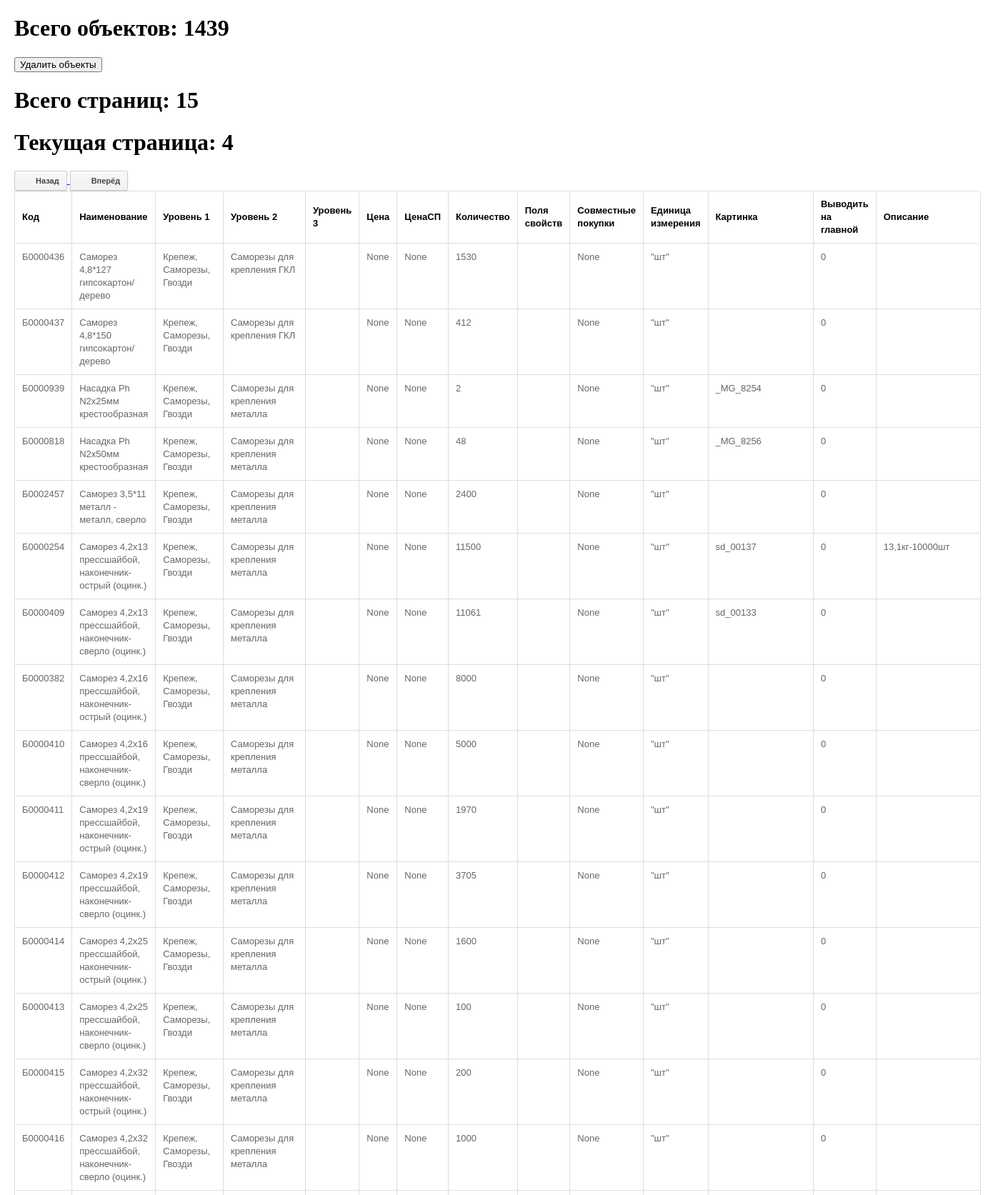
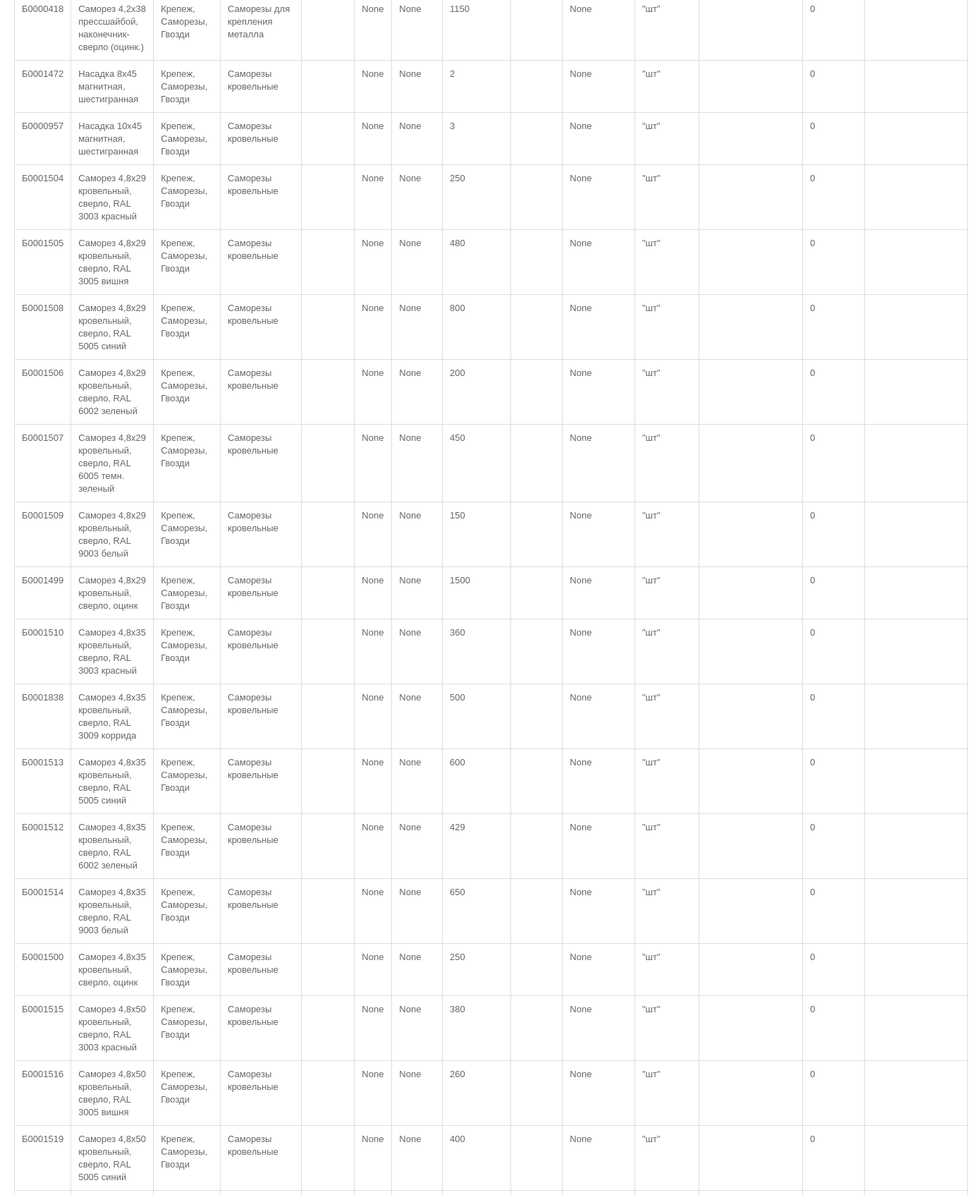
The page /api/objects/?page=4 (upper part) on the database its author committed (2 pictures, top to bottom).
### service_app/models.py (models this page shows, shortened)
class CSVObject(models.Model):
    code = models.CharField(max_length=15, verbose_name='Код', blank=True)
    name = models.CharField(max_length=100, verbose_name='Наименование', blank=True)
    level_1 = models.CharField(max_length=50, verbose_name='Уровень 1', blank=True)
    level_2 = models.CharField(max_length=50, verbose_name='Уровень 2', blank=True)
    level_3 = models.CharField(max_length=50, verbose_name='Уровень 3', blank=True)
    price = models.DecimalField(max_digits=10, decimal_places=5, null=True, verbose_name='Цена')
    price_sp = models.DecimalField(max_digits=10, decimal_places=5, null=True, verbose_name='Цена СП')
    amount = models.IntegerField(null=True, verbose_name='Количество')
    fields_of_options = models.TextField(verbose_name='Поля свойств', blank=True)
    joint_purchases = models.IntegerField(null=True, verbose_name='Совместные покупки')
    unit = models.CharField(max_length=15, verbose_name='Единица измерения', blank=True)
    image = models.CharField(max_length=100, verbose_name='Картинка', blank=True)
    show_on_main_page = models.IntegerField(null=True, verbose_name='Выводить на главной', blank=True)
    description = models.TextField(verbose_name='Описание', blank=True)
    class Meta:
        verbose_name = "CSVObject"
        verbose_name_plural = "CSVObjects"

### service_app/views.py (the view, shortened to what this page needs)
class ListCSVFileView(mixins.CreateModelMixin, viewsets.ReadOnlyModelViewSet):
    queryset = CSVObject.objects.all()
    permission_classes = (permissions.AllowAny,)
    serializer_class = CSVObjectSerializer
    pagination_class = CustomPagination
    renderer_classes = [TemplateHTMLRenderer]
    template_name = 'roundedtable.html'
    def list(self, request, *args, **kwargs):
        page = self.paginate_queryset(self.queryset)
        if page is not None:
            serializer = self.get_serializer(page, many=True)
            return self.get_paginated_response(serializer.data)
        return Response({'content': CSVObjectSerializer(self.queryset, many=True).data},
                        template_name=self.template_name, status=status.HTTP_200_OK)

### service_app/views.py (called while the page is built)
    def get_paginated_response(self, data):
        return Response({
            'links': {
                'next': self.get_next_link(),
                'previous': self.get_previous_link()
            },
            'count': self.page.paginator.count,
            'content': data,
            'total_pages': self.page.paginator.num_pages,
            'page_number': self.page.number,
        })

### templates/roundedtable.html (shortened to what this page needs)
<!DOCTYPE html>
{% load static %}
<html>
<head>
    <link rel="stylesheet" href="{% static 'css/style.css' %}">
</head>
<body>
<h1>Всего объектов: {{count}}</h1>
<form action="" method="post">
    <input type="submit" value="Удалить объекты"/>
</form>
<h1>Всего страниц: {{total_pages}}</h1>
<h1>Текущая страница: {{page_number}}</h1>
{% if links.previous %}
<a type="button" href="{{links.previous}}">
    <button><i class="icon-chevron-left"></i>Назад</button>
</a>
{% endif %}
{% if links.next %}
<a type="button" href="{{links.next}}">
    <button><i class="icon-chevron-right"></i>Вперёд</button>
</a>
{% endif %}
<table>
    <thead>
    <tr>
        <th>Код</th>
        <th>Наименование</th>
        <th>Уровень 1</th>
        <th>Уровень 2</th>
        <th>Уровень 3</th>
        <th>Цена</th>
        <th>ЦенаСП</th>
        <th>Количество</th>
        <th>Поля свойств</th>
        <th>Совместные покупки</th>
        <th>Единица измерения</th>
        <th>Картинка</th>
        <th>Выводить на главной</th>
        <th>Описание</th>
    </tr>
    </thead>
    <tbody>
    {% for object in content %}
    <tr>
        <td>{{object.code}}</td>
        <td>{{object.name}}</td>
        <td>{{object.level_1}}</td>
        <td>{{object.level_2}}</td>
        <td>{{object.level_3}}</td>
        <td>{{object.price}}</td>
        <td>{{object.price_sp}}</td>
        <td>{{object.amount}}</td>
        <td>{{object.fields_of_options}}</td>
        <td>{{object.joint_purchases}}</td>
        <td>{{object.unit}}</td>
        <td>{{object.image}}</td>
        <td>{{object.show_on_main_page}}</td>
        <td>{{object.description}}</td>
    </tr>
    {% endfor %}
    </tbody>
</table>
</body>
</html>

### static/css/style.css (style rules this page uses)
body { margin: 20px; padding: 0; }
button { display: inline-block; *display: inline; padding: 3px 10px; margin-bottom: 0; *margin-left: .3em; font-size: 11px; font-weight: bold; line-height: 20px; *line-height: 20px; color: #444444; text-align: center; vertical-align: middle; cursor: pointer; background-color: #f1f1f1; *background-color: #f1f1f1; background-image: -webkit-gradient(linear, 0 0, 0 100%, from(#f8f8f8), to(#f1f1f1)); background-image: -webkit-linear-gradient(top, #f8f8f8, #f1f1f1); background-image: -o-linear-gradient(top, #f8f8f8, #f1f1f1); background-image: linear-gradient(to bottom, #f8f8f8, #f1f1f1); background-image: -moz-linear-gradient(top, #f8f8f8, #f1f1f1); background-repeat: repeat-x; border: 1px solid #cccccc; *border: 0; -webkit-border-radius: 2px; -moz-border-radius: 2px; border-radius: 2px; filter: progid:dximagetransform.microsoft.gradient(startColorstr='#f8f8f8', endColorstr='#f1f1f1', GradientType=0); *zoom: 1; -webkit-box-shadow: inset 0 1px 0 rgba(255, 255, 255, 1), 0 1px 2px rgba(0, 0, 0, 0.1); -moz-box-shadow: inset 0 1px 0 rgba(255, 255, 255, 1), 0 1px 2px rgba(0, 0, 0, 0.1); box-shadow: inset 0 1px 0 rgba(255, 255, 255, 1), 0 1px 2px rgba(0, 0, 0, 0.1); }
[class^="icon-"], [class*=" icon-"] { display: inline-block; width: 14px; height: 14px; margin-top: 1px; margin-right: 5px; *margin-right: .3em; line-height: 14px; vertical-align: text-top; background-image: url("glyphicons-halflings.png"); background-position: 14px 14px; background-repeat: no-repeat; }
table { width: 100%; margin-bottom: 18px; padding: 0; font-size: 13px; border: 1px solid #dddddd; border-spacing: 0; border-collapse: separate; -webkit-border-radius: 5px; -moz-border-radius: 5px; border-radius: 5px; color: #666666; font-family: Arial; }
table th, table td { padding: 10px 10px 9px; line-height: 18px; text-align: left; }
table th { padding-top: 9px; font-weight: bold; vertical-align: middle; color: black; }
table td { vertical-align: top; border-top: 1px solid #ddd; }
table th+th,table td+td,table th+td { border-left: 1px solid #ddd; }
table thead tr:first-child th:first-child, table tbody tr:first-child td:first-child { -webkit-border-radius: 5px 0 0 0; -moz-border-radius: 5px 0 0 0; border-radius: 5px 0 0 0; }
table thead tr:first-child th:last-child, table tbody tr:first-child td:last-child { -webkit-border-radius: 0 5px 0 0; -moz-border-radius: 0 5px 0 0; border-radius: 0 5px 0 0; }
.icon-chevron-left { background-position: -432px -72px; }
.icon-chevron-right { background-position: -456px -72px; }

### rows shown on the page
CSVObject: code "Б0000436", name "Саморез 4,8*127 гипсокартон/дерево", level_1 "Крепеж, Саморезы, Гвозди", level_2 "Саморезы для крепления ГКЛ", unit "\"шт\""
CSVObject: code "Б0000437", name "Саморез 4,8*150 гипсокартон/дерево", level_1 "Крепеж, Саморезы, Гвозди", level_2 "Саморезы для крепления ГКЛ", unit "\"шт\""
CSVObject: code "Б0000939", name "Насадка Ph N2х25мм крестообразная", level_1 "Крепеж, Саморезы, Гвозди", level_2 "Саморезы для крепления металла", unit "\"шт\"", image "_MG_8254"
CSVObject: code "Б0000818", name "Насадка Ph N2х50мм крестообразная", level_1 "Крепеж, Саморезы, Гвозди", level_2 "Саморезы для крепления металла", unit "\"шт\"", image "_MG_8256"
CSVObject: code "Б0002457", name "Саморез 3,5*11 металл - металл, сверло", level_1 "Крепеж, Саморезы, Гвозди", level_2 "Саморезы для крепления металла", unit "\"шт\""
CSVObject: code "Б0000254", name "Саморез 4,2х13 прессшайбой, наконечник-острый (оцинк.)", level_1 "Крепеж, Саморезы, Гвозди", level_2 "Саморезы для крепления металла", unit "\"шт\"", image "sd_00137", description "13,1кг-10000шт"
CSVObject: code "Б0000409", name "Саморез 4,2х13 прессшайбой, наконечник-сверло (оцинк.)", level_1 "Крепеж, Саморезы, Гвозди", level_2 "Саморезы для крепления металла", unit "\"шт\"", image "sd_00133"
CSVObject: code "Б0000382", name "Саморез 4,2х16 прессшайбой, наконечник-острый (оцинк.)", level_1 "Крепеж, Саморезы, Гвозди", level_2 "Саморезы для крепления металла", unit "\"шт\""
CSVObject: code "Б0000410", name "Саморез 4,2х16 прессшайбой, наконечник-сверло (оцинк.)", level_1 "Крепеж, Саморезы, Гвозди", level_2 "Саморезы для крепления металла", unit "\"шт\""
CSVObject: code "Б0000411", name "Саморез 4,2х19 прессшайбой, наконечник-острый (оцинк.)", level_1 "Крепеж, Саморезы, Гвозди", level_2 "Саморезы для крепления металла", unit "\"шт\""
CSVObject: code "Б0000412", name "Саморез 4,2х19 прессшайбой, наконечник-сверло (оцинк.)", level_1 "Крепеж, Саморезы, Гвозди", level_2 "Саморезы для крепления металла", unit "\"шт\""
CSVObject: code "Б0000414", name "Саморез 4,2х25 прессшайбой, наконечник-острый (оцинк.)", level_1 "Крепеж, Саморезы, Гвозди", level_2 "Саморезы для крепления металла", unit "\"шт\""
CSVObject: code "Б0000413", name "Саморез 4,2х25 прессшайбой, наконечник-сверло (оцинк.)", level_1 "Крепеж, Саморезы, Гвозди", level_2 "Саморезы для крепления металла", unit "\"шт\""
CSVObject: code "Б0000415", name "Саморез 4,2х32 прессшайбой, наконечник-острый (оцинк.)", level_1 "Крепеж, Саморезы, Гвозди", level_2 "Саморезы для крепления металла", unit "\"шт\""
CSVObject: code "Б0000416", name "Саморез 4,2х32 прессшайбой, наконечник-сверло (оцинк.)", level_1 "Крепеж, Саморезы, Гвозди", level_2 "Саморезы для крепления металла", unit "\"шт\""
CSVObject: code "Б0000418", name "Саморез 4,2х38 прессшайбой, наконечник-сверло (оцинк.)", level_1 "Крепеж, Саморезы, Гвозди", level_2 "Саморезы для крепления металла", unit "\"шт\""
CSVObject: code "Б0001472", name "Насадка 8х45 магнитная, шестигранная", level_1 "Крепеж, Саморезы, Гвозди", level_2 "Саморезы кровельные", unit "\"шт\""
CSVObject: code "Б0000957", name "Насадка 10х45 магнитная, шестигранная", level_1 "Крепеж, Саморезы, Гвозди", level_2 "Саморезы кровельные", unit "\"шт\""
CSVObject: code "Б0001504", name "Саморез 4,8х29 кровельный, сверло, RAL 3003 красный", level_1 "Крепеж, Саморезы, Гвозди", level_2 "Саморезы кровельные", unit "\"шт\""
CSVObject: code "Б0001505", name "Саморез 4,8х29 кровельный, сверло, RAL 3005 вишня", level_1 "Крепеж, Саморезы, Гвозди", level_2 "Саморезы кровельные", unit "\"шт\""
CSVObject: code "Б0001508", name "Саморез 4,8х29 кровельный, сверло, RAL 5005 синий", level_1 "Крепеж, Саморезы, Гвозди", level_2 "Саморезы кровельные", unit "\"шт\""
CSVObject: code "Б0001506", name "Саморез 4,8х29 кровельный, сверло, RAL 6002 зеленый", level_1 "Крепеж, Саморезы, Гвозди", level_2 "Саморезы кровельные", unit "\"шт\""
CSVObject: code "Б0001507", name "Саморез 4,8х29 кровельный, сверло, RAL 6005 темн. зеленый", level_1 "Крепеж, Саморезы, Гвозди", level_2 "Саморезы кровельные", unit "\"шт\""
CSVObject: code "Б0001509", name "Саморез 4,8х29 кровельный, сверло, RAL 9003 белый", level_1 "Крепеж, Саморезы, Гвозди", level_2 "Саморезы кровельные", unit "\"шт\""
CSVObject: code "Б0001499", name "Саморез 4,8х29 кровельный, сверло, оцинк", level_1 "Крепеж, Саморезы, Гвозди", level_2 "Саморезы кровельные", unit "\"шт\""
CSVObject: code "Б0001510", name "Саморез 4,8х35 кровельный, сверло, RAL 3003 красный", level_1 "Крепеж, Саморезы, Гвозди", level_2 "Саморезы кровельные", unit "\"шт\""
CSVObject: code "Б0001838", name "Саморез 4,8х35 кровельный, сверло, RAL 3009 коррида", level_1 "Крепеж, Саморезы, Гвозди", level_2 "Саморезы кровельные", unit "\"шт\""
CSVObject: code "Б0001513", name "Саморез 4,8х35 кровельный, сверло, RAL 5005 синий", level_1 "Крепеж, Саморезы, Гвозди", level_2 "Саморезы кровельные", unit "\"шт\""
CSVObject: code "Б0001512", name "Саморез 4,8х35 кровельный, сверло, RAL 6002 зеленый", level_1 "Крепеж, Саморезы, Гвозди", level_2 "Саморезы кровельные", unit "\"шт\""
CSVObject: code "Б0001514", name "Саморез 4,8х35 кровельный, сверло, RAL 9003 белый", level_1 "Крепеж, Саморезы, Гвозди", level_2 "Саморезы кровельные", unit "\"шт\""
CSVObject: code "Б0001500", name "Саморез 4,8х35 кровельный, сверло, оцинк", level_1 "Крепеж, Саморезы, Гвозди", level_2 "Саморезы кровельные", unit "\"шт\""
CSVObject: code "Б0001515", name "Саморез 4,8х50 кровельный, сверло, RAL 3003 красный", level_1 "Крепеж, Саморезы, Гвозди", level_2 "Саморезы кровельные", unit "\"шт\""
CSVObject: code "Б0001516", name "Саморез 4,8х50 кровельный, сверло, RAL 3005 вишня", level_1 "Крепеж, Саморезы, Гвозди", level_2 "Саморезы кровельные", unit "\"шт\""
CSVObject: code "Б0001519", name "Саморез 4,8х50 кровельный, сверло, RAL 5005 синий", level_1 "Крепеж, Саморезы, Гвозди", level_2 "Саморезы кровельные", unit "\"шт\""

### other values the page prints
{{ count }} "1439"
{{ total_pages }} "15"
{{ page_number }} "4"
{{ object.price }} "None" "None" "None" "None" "None" "None" "None" "None" "None" "None" "None" "None" "None" "None" "None" "None" "None" "None" "None" "None" "None" "None" "None" "None" "None" "None" "None" "None" "None" "None" "None" "None" "None" "None"
{{ object.price_sp }} "None" "None" "None" "None" "None" "None" "None" "None" "None" "None" "None" "None" "None" "None" "None" "None" "None" "None" "None" "None" "None" "None" "None" "None" "None" "None" "None" "None" "None" "None" "None" "None" "None" "None"
{{ object.amount }} "1530" "412" "2" "48" "2400" "11500" "11061" "8000" "5000" "1970" "3705" "1600" "100" "200" "1000" "1150" "2" "3" "250" "480" "800" "200" "450" "150" "1500" "360" "500" "600" "429" "650" "250" "380" "260" "400"
{{ object.joint_purchases }} "None" "None" "None" "None" "None" "None" "None" "None" "None" "None" "None" "None" "None" "None" "None" "None" "None" "None" "None" "None" "None" "None" "None" "None" "None" "None" "None" "None" "None" "None" "None" "None" "None" "None"
{{ object.show_on_main_page }} "0" "0" "0" "0" "0" "0" "0" "0" "0" "0" "0" "0" "0" "0" "0" "0" "0" "0" "0" "0" "0" "0" "0" "0" "0" "0" "0" "0" "0" "0" "0" "0" "0" "0"
